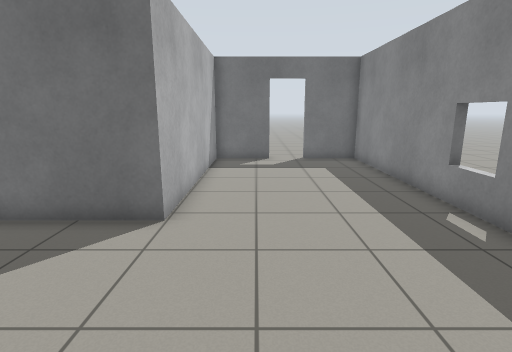
View 1 (above)

20 first-person views from a walk through a world built for the Gazebo simulator. The camera is 1.2 m above the floor, tilts 12° down and sees 80° across. The floor is counted in squares, 0.5 m on a side. Each view is taken from the middle of a square. On the plan, view 1 faces up. The plan holds only what a view shows up to about 18 squares ahead; the rest is blank.

View 2
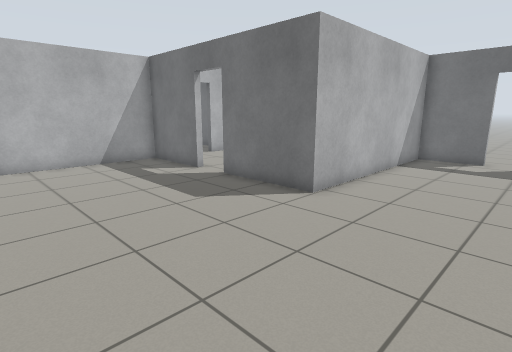

View 3
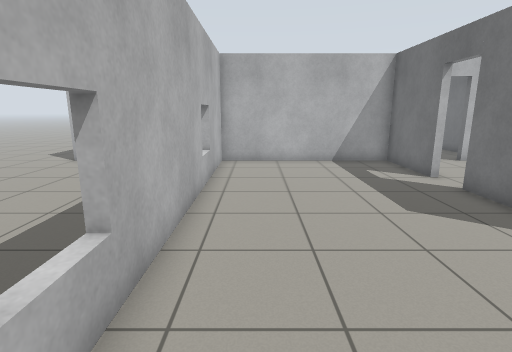

View 4
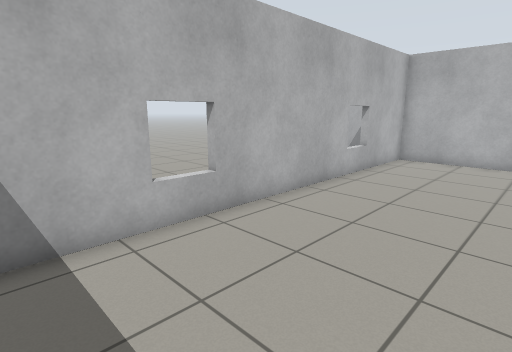

View 5
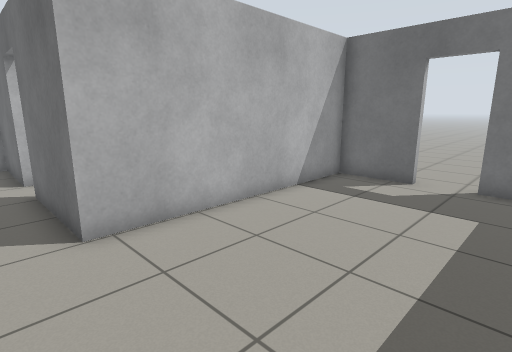

View 6
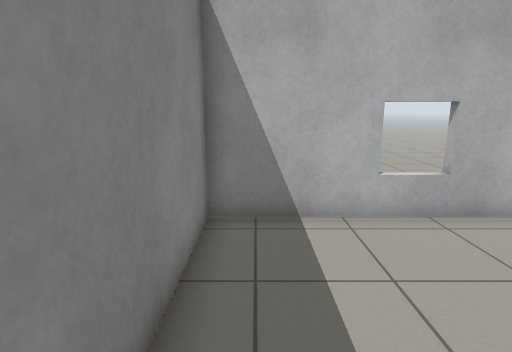

View 7
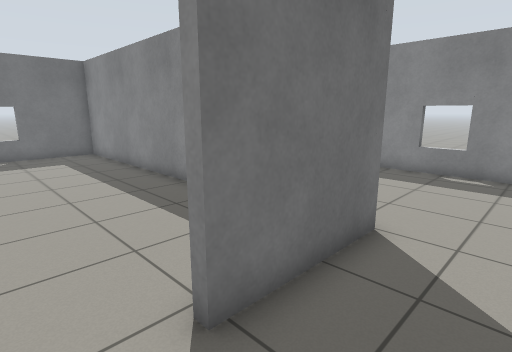

View 8
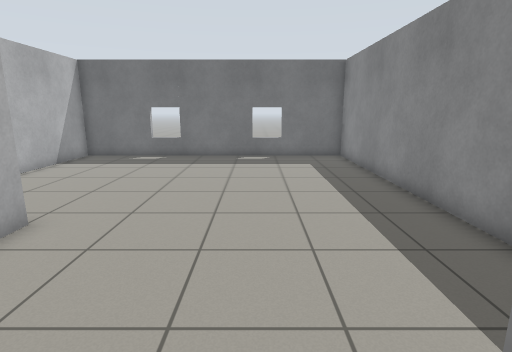

View 9
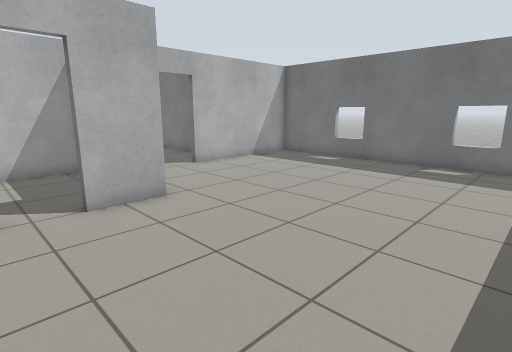

View 10
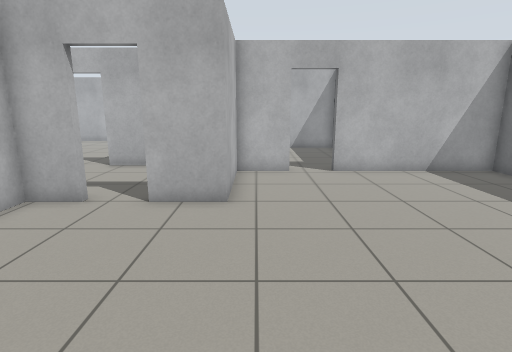

View 11
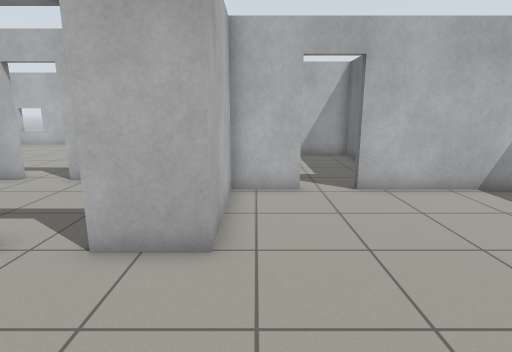

View 12
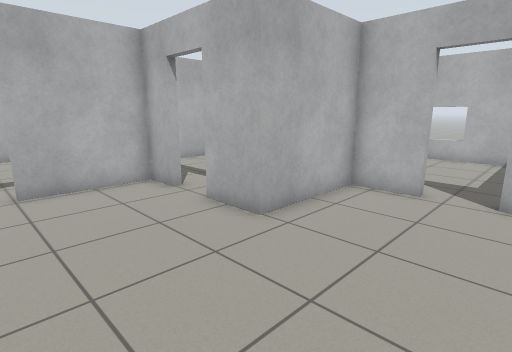

View 13
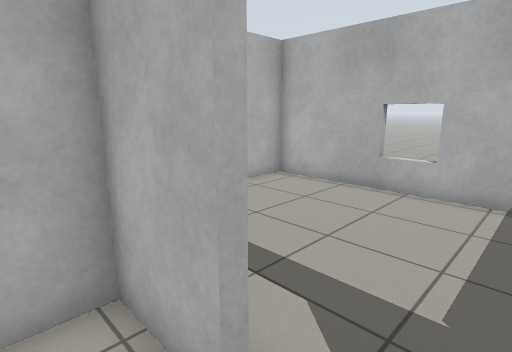

View 14
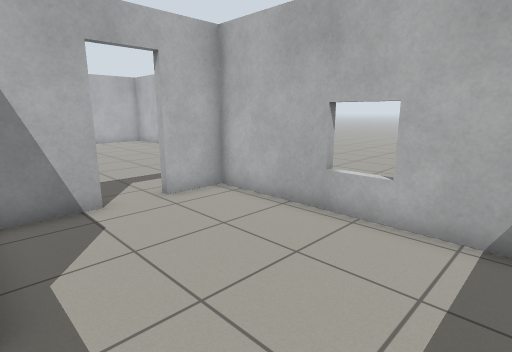

View 15
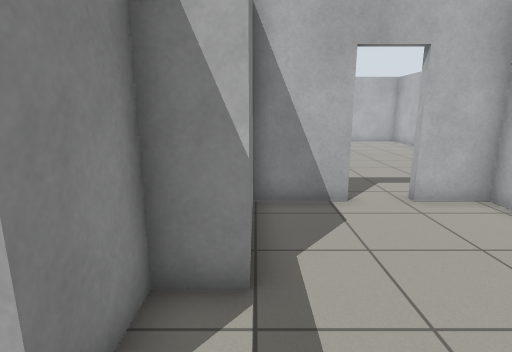

View 16
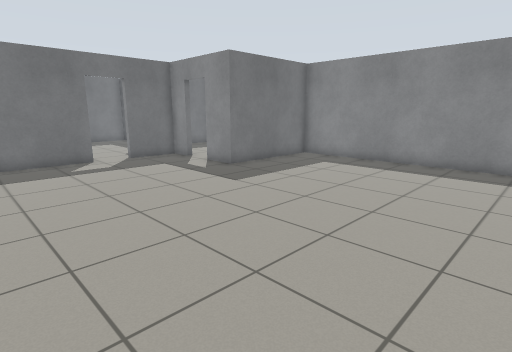

View 17
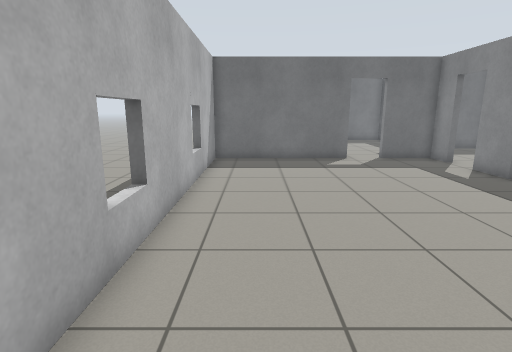

View 18
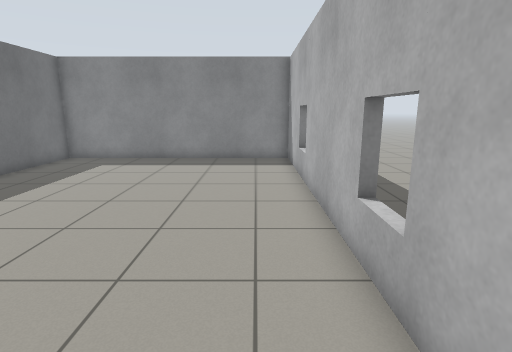

View 19
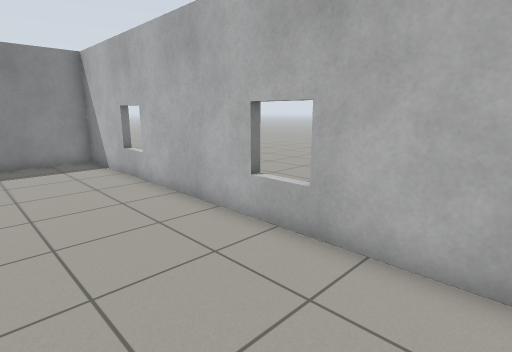

View 20
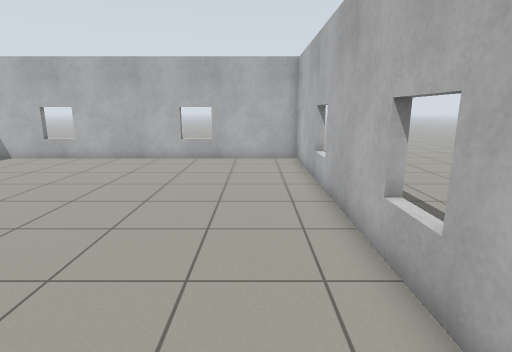

### Floor plan
Points are (right, up) in squares from view 1. A wall is a line through its corners. A room is listed if a view was taken in it or the views show most of it. See-through windows are left out.
Room 1 (views 1, 2, 3, 4, 5, 6, 7, 8)
walls: (-8.1, 6.5) (-11.9, 6.5) (-11.9, -1.7) (5.1, -1.7) (5.1, 15.7) (2.5, 15.7); (0.7, 15.7) (-2, 15.7) (-2, 6.5) (-6.3, 6.5)
ways out: open door at (-7.5, 7) to room 2; open door at (1.5, 16)
Room 2 (views 9, 10, 11, 12, 13)
walls: (-2.3, 11.1) (-2.3, 22.7) (-16.3, 22.7) (-16.3, 16.2); (-16.3, 14.4) (-16.3, 12.2) (-11.9, 12.2) (-11.9, 10); (-11.9, 8.4) (-11.9, 6.8) (-8.1, 6.8)
ways out: open door at (-7.5, 7) to room 1; open door at (-16.3, 15.3) to room 3; open door at (-12, 9.5) to room 5
Room 3 (views 14, 15)
walls: (-20.5, 8) (-17.9, 8); (-22.2, 18.1) (-24.3, 18.1) (-24.3, 8) (-22.3, 8); (-17.9, 8.7) (-17.9, 12.2) (-16.6, 12.2) (-16.6, 14.4); (-19.4, 18.1) (-20.4, 18.1)
ways out: open door at (-16.3, 15.3) to room 2; open door at (-21.5, 8) to room 4
Room 4 (views 16, 17, 18, 19, 20)
walls: (-17.9, 6.5) (-17.9, 7.7) (-20.5, 7.7); (-22.3, 7.7) (-29.1, 7.7) (-29.1, -8.7) (-12.2, -8.7) (-12.2, 2.7) (-17.9, 2.7) (-17.9, 4.6)
ways out: open door at (-21.5, 8) to room 3; open door at (-18, 5.5) to room 5
Room 5 (no view inside)
walls: (-14.9, 11.9) (-15.7, 11.9); (-17.6, 4.6) (-17.6, 3.9); (-17.6, 11.6) (-17.6, 6.5); (-17, 3) (-15.4, 3)
ways out: open door at (-12, 9.5) to room 2; open door at (-18, 5.5) to room 4

Where each view was taken, in squares from view 1:
view 1: 0 up, 0 right, facing up
view 2: 1 down, 3 right, facing up-left
view 3: 0 up, 3 right, facing left
view 4: 4 up, 4 right, facing down-left
view 5: 5 up, 4 right, facing up-left
view 6: 5 up, 4 right, facing down
view 7: 4 up, 8 left, facing up-right
view 8: 6 up, 7 left, facing up
view 9: 8 up, 4 left, facing up-left
view 10: 13 up, 4 left, facing left
view 11: 13 up, 7 left, facing left
view 12: 17 up, 7 left, facing down-left
view 13: 16 up, 15 left, facing down-left
view 14: 16 up, 18 left, facing down-left
view 15: 16 up, 18 left, facing down
view 16: 8 down, 27 left, facing up-right
view 17: 8 down, 27 left, facing up
view 18: 7 down, 28 left, facing right
view 19: 4 down, 28 left, facing down-right
view 20: 7 up, 27 left, facing down
